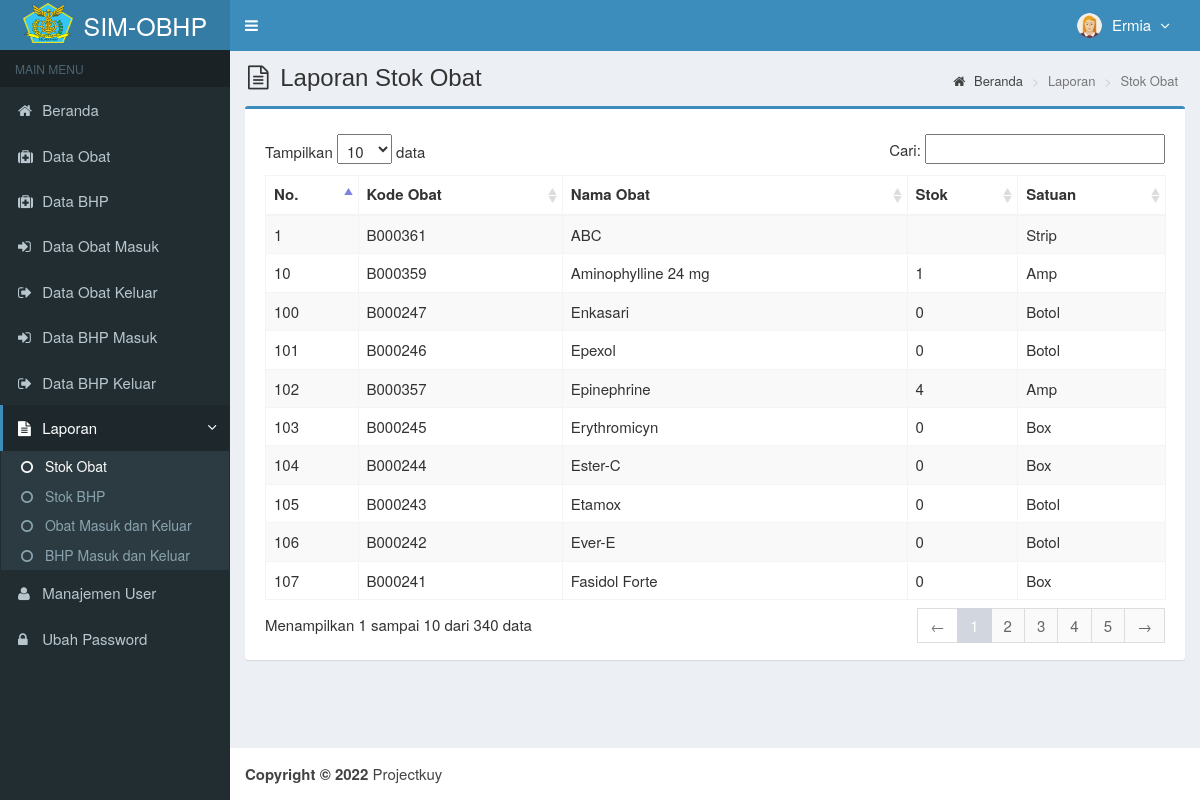
The page /main.php?module=lap_stok (signed in) on the database its author committed.
### tables this page shows
CREATE TABLE `is_users` (
  `id_user` int(3) NOT NULL,
  `username` varchar(50) NOT NULL,
  `nama_user` varchar(50) NOT NULL,
  `password` varchar(50) NOT NULL,
  `email` varchar(50) DEFAULT NULL,
  `telepon` varchar(13) DEFAULT NULL,
  `foto` varchar(100) DEFAULT NULL,
  `hak_akses` enum('Super Admin','Manajer','Gudang') NOT NULL,
  `status` enum('aktif','blokir') NOT NULL DEFAULT 'aktif',
  `created_at` timestamp NOT NULL DEFAULT CURRENT_TIMESTAMP,
  `updated_at` timestamp NOT NULL DEFAULT CURRENT_TIMESTAMP ON UPDATE CURRENT_TIMESTAMP
);

CREATE TABLE `is_obat` (
  `kode_obat` varchar(7) NOT NULL,
  `nama_obat` varchar(50) NOT NULL,
  `golongan_obat` varchar(25) NOT NULL,
  `satuan` varchar(20) NOT NULL,
  `stok` int(11) DEFAULT NULL,
  `created_user` int(3) NOT NULL,
  `created_date` timestamp NOT NULL DEFAULT CURRENT_TIMESTAMP,
  `updated_user` int(3) NOT NULL,
  `updated_date` timestamp NOT NULL DEFAULT CURRENT_TIMESTAMP ON UPDATE CURRENT_TIMESTAMP
);

### modules/lap-stok/view.php (the view, shortened to what this page needs)
<section class="content-header">
    <h1>
        <i class="fa fa-file-text-o icon-title"></i> Laporan Stok Obat
    </h1>
    <ol class="breadcrumb">
        <li><a href="?module=beranda"><i class="fa fa-home"></i> Beranda</a></li>
        <li class="active">Laporan</li>
        <li class="active">Stok Obat</li>
    </ol>
</section>
<section class="content">
    <div class="row">
        <div class="col-md-12">
            <div class="box box-primary">
                <div class="box-body">
                    <table id="dataTables1" class="table table-bordered table-striped table-hover">
                        <thead>
                            <tr>
                                <th>No.</th>
                                <th>Kode Obat</th>
                                <th>Nama Obat</th>
                                <th>Stok</th>
                                <th>Satuan</th>
                            </tr>
                        </thead>
                        <tbody>
                            <?php
                            $no = 1;
                            $query = mysqli_query($mysqli, "SELECT kode_obat,nama_obat,satuan,stok FROM is_obat ORDER BY nama_obat ASC")
                                or die('Ada kesalahan pada query tampil Data Obat: ' . mysqli_error($mysqli));
                            while ($data = mysqli_fetch_assoc($query)) {
                                echo "<tr>
                      <td>$no</td>
                      <td>$data[kode_obat]</td>
                      <td>$data[nama_obat]</td>
                      <td>$data[stok]</td>
                      <td>$data[satuan]</td>
                    </tr>";
                                $no++;
                            }
                            ?>
                        </tbody>
                    </table>
                </div>
            </div>
        </div>
    </div>
</section>
<link rel="stylesheet" href="https://cdn.datatables.net/buttons/2.2.3/css/buttons.dataTables.min.css" />

### top-menu.php (shortened to what this page needs)
<?php
require_once "config/database.php";
$query = mysqli_query($mysqli, "SELECT id_user, nama_user, foto, hak_akses FROM is_users WHERE id_user='$_SESSION[id_user]'")
                                or die('Ada kesalahan pada query tampil Manajemen User: '.mysqli_error($mysqli));
$data = mysqli_fetch_assoc($query);
?>
<li class="dropdown user user-menu">
  <a href="#" class="dropdown-toggle" data-toggle="dropdown">
  <?php
  if ($data['foto']=="") { ?>
    <img src="images/user/user-default.png" class="user-image" alt="User Image"/>
  <?php
  }
  else { ?>
    <img src="images/user/<?php echo $data['foto']; ?>" class="user-image" alt="User Image"/>
  <?php
  }
  ?>
    <span class="hidden-xs"><?php echo $data['nama_user']; ?> <i style="margin-left:5px" class="fa fa-angle-down"></i></span>
  </a>
</li>

### assets/css/style.css (style rules this page uses)
.content-header { padding: 15px 18px 0; position: relative; }
.content-header > .breadcrumb { background: transparent none repeat scroll 0 0; border-radius: 2px; float: right; font-size: 13px; margin-bottom: 0; margin-top: 0; padding: 7px 12px; position: absolute; right: 10px; top: 15px; }
.icon-title { margin-right: 5px; }
body { background-color: #fff; color: #333; font-size: 15px; line-height: 1.42857; }

### rows shown on the page
is_users: foto (picture), nama_user "Ermia"
is_obat: kode_obat "B000361", nama_obat "ABC", satuan "Strip"
is_obat: kode_obat "B000359", nama_obat "Aminophylline 24 mg", stok "1", satuan "Amp"
is_obat: kode_obat "B000247", nama_obat "Enkasari", stok "0", satuan "Botol"
is_obat: kode_obat "B000246", nama_obat "Epexol", stok "0", satuan "Botol"
is_obat: kode_obat "B000357", nama_obat "Epinephrine", stok "4", satuan "Amp"
is_obat: kode_obat "B000245", nama_obat "Erythromicyn", stok "0", satuan "Box"
is_obat: kode_obat "B000244", nama_obat "Ester-C", stok "0", satuan "Box"
is_obat: kode_obat "B000243", nama_obat "Etamox", stok "0", satuan "Botol"
is_obat: kode_obat "B000242", nama_obat "Ever-E", stok "0", satuan "Botol"
is_obat: kode_obat "B000241", nama_obat "Fasidol Forte", stok "0", satuan "Box"
